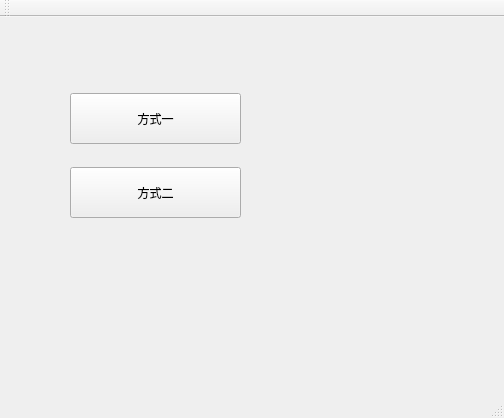
<?xml version="1.0" encoding="UTF-8"?>
<ui version="4.0">
 <class>MainWindow</class>
 <widget class="QMainWindow" name="MainWindow">
  <property name="geometry">
   <rect>
    <x>0</x>
    <y>0</y>
    <width>504</width>
    <height>418</height>
   </rect>
  </property>
  <property name="windowTitle">
   <string>MainWindow</string>
  </property>
  <widget class="QWidget" name="centralWidget">
   <widget class="QPushButton" name="start_type1">
    <property name="geometry">
     <rect>
      <x>70</x>
      <y>76</y>
      <width>171</width>
      <height>51</height>
     </rect>
    </property>
    <property name="text">
     <string>方式一</string>
    </property>
   </widget>
   <widget class="QPushButton" name="start_type2">
    <property name="geometry">
     <rect>
      <x>70</x>
      <y>150</y>
      <width>171</width>
      <height>51</height>
     </rect>
    </property>
    <property name="text">
     <string>方式二</string>
    </property>
   </widget>
  </widget>
  <widget class="QMenuBar" name="menuBar">
   <property name="geometry">
    <rect>
     <x>0</x>
     <y>0</y>
     <width>504</width>
     <height>31</height>
    </rect>
   </property>
  </widget>
  <widget class="QToolBar" name="mainToolBar">
   <attribute name="toolBarArea">
    <enum>TopToolBarArea</enum>
   </attribute>
   <attribute name="toolBarBreak">
    <bool>false</bool>
   </attribute>
  </widget>
  <widget class="QStatusBar" name="statusBar"/>
 </widget>
 <layoutdefault spacing="6" margin="11"/>
 <resources/>
 <connections/>
</ui>
